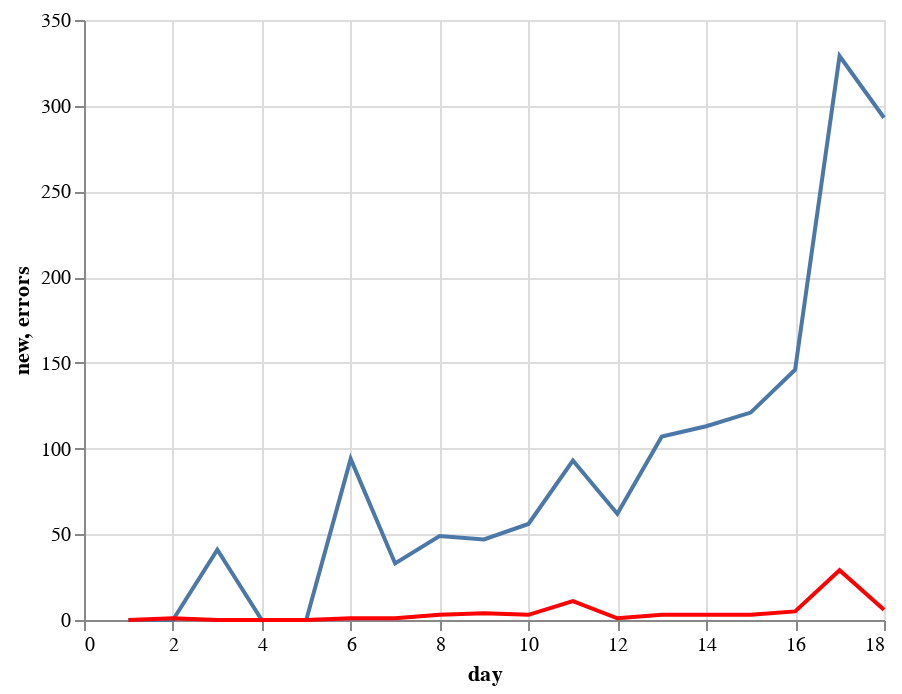

Write notebook code for a chart like this one.
### Code cell
import altair as alt

alt.Chart(paired).mark_line().encode(
    x='day',
    y='new'
) + alt.Chart(paired).mark_line(color="red").encode(
    x='day',
    y='errors'
)

### Figure 1 — Vega-Lite specification as saved in the notebook (floating-point values rounded to 4 significant figures)
{"config": {"view": {"continuousWidth": 400, "continuousHeight": 300}}, "layer": [{"mark": "line", "encoding": {"x": {"type": "quantitative", "field": "day"}, "y": {"type": "quantitative", "field": "new"}}}, {"mark": {"type": "line", "color": "red"}, "encoding": {"x": {"type": "quantitative", "field": "day"}, "y": {"type": "quantitative", "field": "errors"}}}], "data": {"name": "data-0af0d204a405db2cc0d479eb01b033aa"}, "$schema": "https://vega.github.io/schema/vega-lite/v4.0.2.json", "datasets": {"data-0af0d204a405db2cc0d479eb01b033aa": [{"day": 1, "cases": 3, "factor": 35, "new": 0, "percent": 0.08571, "predicted": 3, "errors": 0}, {"day": 2, "cases": 4, "factor": 35, "new": 0, "percent": 0.1143, "predicted": 3, "errors": 1}, {"day": 3, "cases": 4, "factor": 76, "new": 41, "percent": 0.05263, "predicted": 4, "errors": 0}, {"day": 4, "cases": 4, "factor": 76, "new": 0, "percent": 0.05263, "predicted": 4, "errors": 0}, {"day": 5, "cases": 4, "factor": 76, "new": 0, "percent": 0.05263, "predicted": 4, "errors": 0}, {"day": 6, "cases": 5, "factor": 170, "new": 94, "percent": 0.02941, "predicted": 4, "errors": 1}, {"day": 7, "cases": 7, "factor": 203, "new": 33, "percent": 0.03448, "predicted": 6, "errors": 1}, {"day": 8, "cases": 11, "factor": 252, "new": 49, "percent": 0.04365, "predicted": 8, "errors": 3}, {"day": 9, "cases": 16, "factor": 299, "new": 47, "percent": 0.05351, "predicted": 12, "errors": 4}, {"day": 10, "cases": 21, "factor": 355, "new": 56, "percent": 0.05915, "predicted": 18, "errors": 3}, {"day": 11, "cases": 35, "factor": 448, "new": 93, "percent": 0.07812, "predicted": 24, "errors": 11}, {"day": 12, "cases": 40, "factor": 510, "new": 62, "percent": 0.07843, "predicted": 39, "errors": 1}, {"day": 13, "cases": 48, "factor": 617, "new": 107, "percent": 0.0778, "predicted": 45, "errors": 3}, {"day": 14, "cases": 57, "factor": 730, "new": 113, "percent": 0.07808, "predicted": 54, "errors": 3}, {"day": 15, "cases": 67, "factor": 851, "new": 121, "percent": 0.07873, "predicted": 64, "errors": 3}, {"day": 16, "cases": 80, "factor": 997, "new": 146, "percent": 0.08024, "predicted": 75, "errors": 5}, {"day": 17, "cases": 119, "factor": 1326, "new": 329, "percent": 0.08974, "predicted": 90, "errors": 29}, {"day": 18, "cases": 139, "factor": 1619, "new": 293, "percent": 0.08586, "predicted": 133, "errors": 6}]}}
